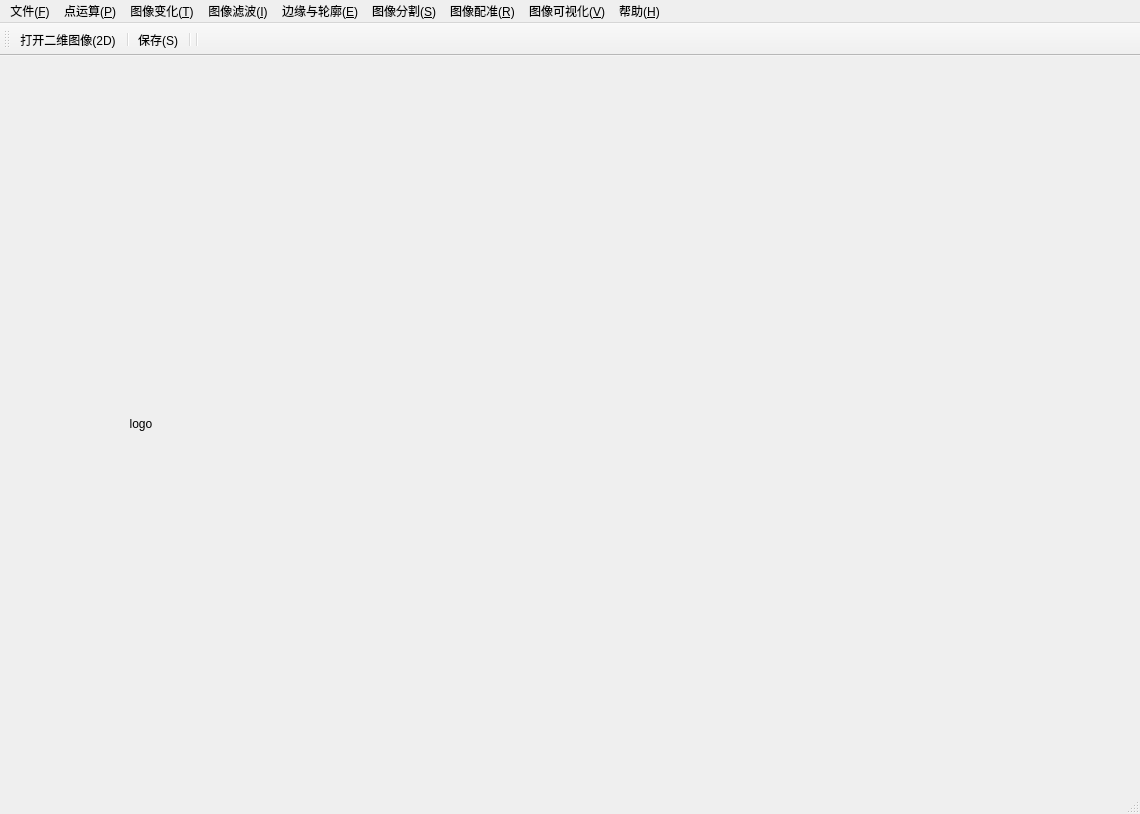
<?xml version="1.0" encoding="UTF-8"?>
<ui version="4.0">
 <class>mainWindowClass</class>
 <widget class="QMainWindow" name="mainWindowClass">
  <property name="geometry">
   <rect>
    <x>0</x>
    <y>0</y>
    <width>1140</width>
    <height>814</height>
   </rect>
  </property>
  <property name="windowTitle">
   <string>mainWindow</string>
  </property>
  <widget class="QWidget" name="centralWidget">
   <layout class="QHBoxLayout" name="horizontalLayout_2">
    <item>
     <layout class="QVBoxLayout" name="controlPanelLayout">
      <property name="sizeConstraint">
       <enum>QLayout::SetFixedSize</enum>
      </property>
      <item>
       <widget class="QLabel" name="logoLable">
        <property name="minimumSize">
         <size>
          <width>260</width>
          <height>0</height>
         </size>
        </property>
        <property name="maximumSize">
         <size>
          <width>260</width>
          <height>145</height>
         </size>
        </property>
        <property name="layoutDirection">
         <enum>Qt::LeftToRight</enum>
        </property>
        <property name="text">
         <string>logo</string>
        </property>
        <property name="alignment">
         <set>Qt::AlignCenter</set>
        </property>
       </widget>
      </item>
     </layout>
    </item>
    <item>
     <layout class="QHBoxLayout" name="centrlWidgetLayout">
      <property name="sizeConstraint">
       <enum>QLayout::SetFixedSize</enum>
      </property>
      <item>
       <widget class="QVTKWidget" name="originalQVTKViewer">
        <property name="minimumSize">
         <size>
          <width>400</width>
          <height>0</height>
         </size>
        </property>
        <property name="autoFillBackground">
         <bool>true</bool>
        </property>
       </widget>
      </item>
      <item>
       <widget class="QVTKWidget" name="resultQVTKViewer">
        <property name="minimumSize">
         <size>
          <width>400</width>
          <height>0</height>
         </size>
        </property>
        <property name="autoFillBackground">
         <bool>true</bool>
        </property>
       </widget>
      </item>
     </layout>
    </item>
   </layout>
  </widget>
  <widget class="QMenuBar" name="menuBar">
   <property name="geometry">
    <rect>
     <x>0</x>
     <y>0</y>
     <width>1140</width>
     <height>26</height>
    </rect>
   </property>
   <widget class="QMenu" name="menu_F">
    <property name="title">
     <string>文件(&amp;F)</string>
    </property>
    <addaction name="action_Open"/>
    <addaction name="action_Open_3DImage"/>
    <addaction name="action_OpenDICOM"/>
    <addaction name="action_Save"/>
   </widget>
   <widget class="QMenu" name="menu_P">
    <property name="title">
     <string>点运算(&amp;P)</string>
    </property>
    <addaction name="action_Color2Gray"/>
    <addaction name="action_ColorHist"/>
    <addaction name="action_GrayHist"/>
    <addaction name="action_HistgramEqualization"/>
    <addaction name="action_Interpolation"/>
    <addaction name="action_SingleChannel"/>
   </widget>
   <widget class="QMenu" name="menu_G">
    <property name="title">
     <string>图像变化(&amp;T)</string>
    </property>
    <widget class="QMenu" name="menu_O_2">
     <property name="title">
      <string>正交变化(&amp;O)</string>
     </property>
     <addaction name="action_Fourier"/>
    </widget>
    <addaction name="action_Geometry"/>
    <addaction name="menu_O_2"/>
    <addaction name="action_Morphology"/>
   </widget>
   <widget class="QMenu" name="menu_I">
    <property name="title">
     <string>图像滤波(&amp;I)</string>
    </property>
    <addaction name="action_MeanFilter"/>
    <addaction name="action_GaussianFilter"/>
    <addaction name="action_LaplacianFilter"/>
    <addaction name="action_BilateralFilter"/>
    <addaction name="action_CurvatureAnisotropicDiffusionFilter"/>
   </widget>
   <widget class="QMenu" name="menu_S">
    <property name="title">
     <string>图像分割(&amp;S)</string>
    </property>
    <addaction name="action_RegionGrowSeg"/>
    <addaction name="action_WatershedSeg"/>
    <addaction name="action_PEDSeg"/>
   </widget>
   <widget class="QMenu" name="menu_E">
    <property name="title">
     <string>边缘与轮廓(&amp;E)</string>
    </property>
    <addaction name="action_Edge"/>
   </widget>
   <widget class="QMenu" name="menu_R">
    <property name="title">
     <string>图像配准(&amp;R)</string>
    </property>
    <addaction name="action_Registration_2D"/>
   </widget>
   <widget class="QMenu" name="menu_V">
    <property name="title">
     <string>图像可视化(&amp;V)</string>
    </property>
    <addaction name="action_VolumeRender"/>
    <addaction name="action_SurfaceRender"/>
   </widget>
   <widget class="QMenu" name="menu_A">
    <property name="title">
     <string>帮助(&amp;H)</string>
    </property>
    <addaction name="action_About"/>
   </widget>
   <addaction name="menu_F"/>
   <addaction name="menu_P"/>
   <addaction name="menu_G"/>
   <addaction name="menu_I"/>
   <addaction name="menu_E"/>
   <addaction name="menu_S"/>
   <addaction name="menu_R"/>
   <addaction name="menu_V"/>
   <addaction name="menu_A"/>
  </widget>
  <widget class="QToolBar" name="mainToolBar">
   <attribute name="toolBarArea">
    <enum>TopToolBarArea</enum>
   </attribute>
   <attribute name="toolBarBreak">
    <bool>false</bool>
   </attribute>
   <addaction name="action_Open"/>
   <addaction name="separator"/>
   <addaction name="action_Save"/>
   <addaction name="separator"/>
   <addaction name="separator"/>
  </widget>
  <widget class="QStatusBar" name="statusBar"/>
  <action name="action_Open">
   <property name="icon">
    <iconset resource="imageprocess.qrc">
     <normaloff>:/images/images/open.png</normaloff>:/images/images/open.png</iconset>
   </property>
   <property name="text">
    <string>打开二维图像(&amp;2D)</string>
   </property>
   <property name="toolTip">
    <string>打开</string>
   </property>
  </action>
  <action name="action_Dilation">
   <property name="text">
    <string>膨胀(&amp;D)</string>
   </property>
  </action>
  <action name="action_Erosion">
   <property name="text">
    <string>腐蚀(&amp;E)</string>
   </property>
  </action>
  <action name="action_MeanFilter">
   <property name="text">
    <string>中值滤波(&amp;M)</string>
   </property>
   <property name="toolTip">
    <string>中值滤波</string>
   </property>
  </action>
  <action name="action_GaussianFilter">
   <property name="text">
    <string>高斯滤波(&amp;G)</string>
   </property>
  </action>
  <action name="action_LaplacianFilter">
   <property name="text">
    <string>拉普拉斯滤波(&amp;L)</string>
   </property>
  </action>
  <action name="action_Geometry">
   <property name="checkable">
    <bool>false</bool>
   </property>
   <property name="checked">
    <bool>false</bool>
   </property>
   <property name="enabled">
    <bool>true</bool>
   </property>
   <property name="text">
    <string>几何变化(&amp;G)</string>
   </property>
  </action>
  <action name="action_Morphology">
   <property name="checkable">
    <bool>false</bool>
   </property>
   <property name="checked">
    <bool>false</bool>
   </property>
   <property name="enabled">
    <bool>true</bool>
   </property>
   <property name="text">
    <string>形态学变化(&amp;M)</string>
   </property>
  </action>
  <action name="action_Threshold">
   <property name="text">
    <string>阈值变化(&amp;T)</string>
   </property>
  </action>
  <action name="action_Save">
   <property name="icon">
    <iconset resource="imageprocess.qrc">
     <normaloff>:/images/images/save.png</normaloff>:/images/images/save.png</iconset>
   </property>
   <property name="text">
    <string>保存(&amp;S)</string>
   </property>
   <property name="toolTip">
    <string>保存</string>
   </property>
  </action>
  <action name="action_Color2Gray">
   <property name="text">
    <string>彩色图转灰度图(&amp;C_G)</string>
   </property>
  </action>
  <action name="action_HistgramEqualization">
   <property name="text">
    <string>直方图均衡化(&amp;E)</string>
   </property>
  </action>
  <action name="action_ColorHist">
   <property name="text">
    <string>彩色图直方图(&amp;H_C)</string>
   </property>
  </action>
  <action name="action_Interpolation">
   <property name="text">
    <string>插值运算(&amp;I)</string>
   </property>
  </action>
  <action name="action_SingleChannel">
   <property name="text">
    <string>单通道图(&amp;S)</string>
   </property>
  </action>
  <action name="action_OpenOperation">
   <property name="text">
    <string>开操作(&amp;O)</string>
   </property>
  </action>
  <action name="action_CloseOperation">
   <property name="text">
    <string>闭操作(&amp;C)</string>
   </property>
  </action>
  <action name="action_RegionGrowSeg">
   <property name="text">
    <string>区域生长(&amp;R)</string>
   </property>
  </action>
  <action name="action_WatershedSeg">
   <property name="text">
    <string>分水岭(&amp;W)</string>
   </property>
  </action>
  <action name="action_BilateralFilter">
   <property name="text">
    <string>双边滤波(&amp;B)</string>
   </property>
  </action>
  <action name="action_GrayHist">
   <property name="text">
    <string>灰度图直方图(&amp;H_G)</string>
   </property>
  </action>
  <action name="action_About">
   <property name="text">
    <string>关于(&amp;A)</string>
   </property>
  </action>
  <action name="action_Fourier">
   <property name="text">
    <string>傅里叶变化(&amp;F)</string>
   </property>
  </action>
  <action name="action_CurvatureAnisotropicDiffusionFilter">
   <property name="text">
    <string>曲线各向异性滤波(&amp;C)</string>
   </property>
  </action>
  <action name="action_Open_3DImage">
   <property name="text">
    <string>打开三维图像(&amp;3D)</string>
   </property>
  </action>
  <action name="action_Edge">
   <property name="text">
    <string>边缘检测(&amp;E)</string>
   </property>
  </action>
  <action name="action_OpenDICOM">
   <property name="text">
    <string>打开DICOM图像(&amp;DICOM)</string>
   </property>
  </action>
  <action name="action_VolumeRender">
   <property name="text">
    <string>体绘制(&amp;V)</string>
   </property>
  </action>
  <action name="action_SurfaceRender">
   <property name="text">
    <string>面绘制(&amp;S)</string>
   </property>
  </action>
  <action name="action_Registration_2D">
   <property name="text">
    <string>二维配准(&amp;R_2D)</string>
   </property>
  </action>
  <action name="action_PEDSeg">
   <property name="text">
    <string>PED分割(&amp;PED)</string>
   </property>
  </action>
 </widget>
 <layoutdefault spacing="6" margin="11"/>
 <customwidgets>
  <customwidget>
   <class>QVTKWidget</class>
   <extends>QWidget</extends>
   <header>QVTKWidget.h</header>
  </customwidget>
 </customwidgets>
 <resources>
  <include location="imageprocess.qrc"/>
 </resources>
 <connections/>
</ui>
